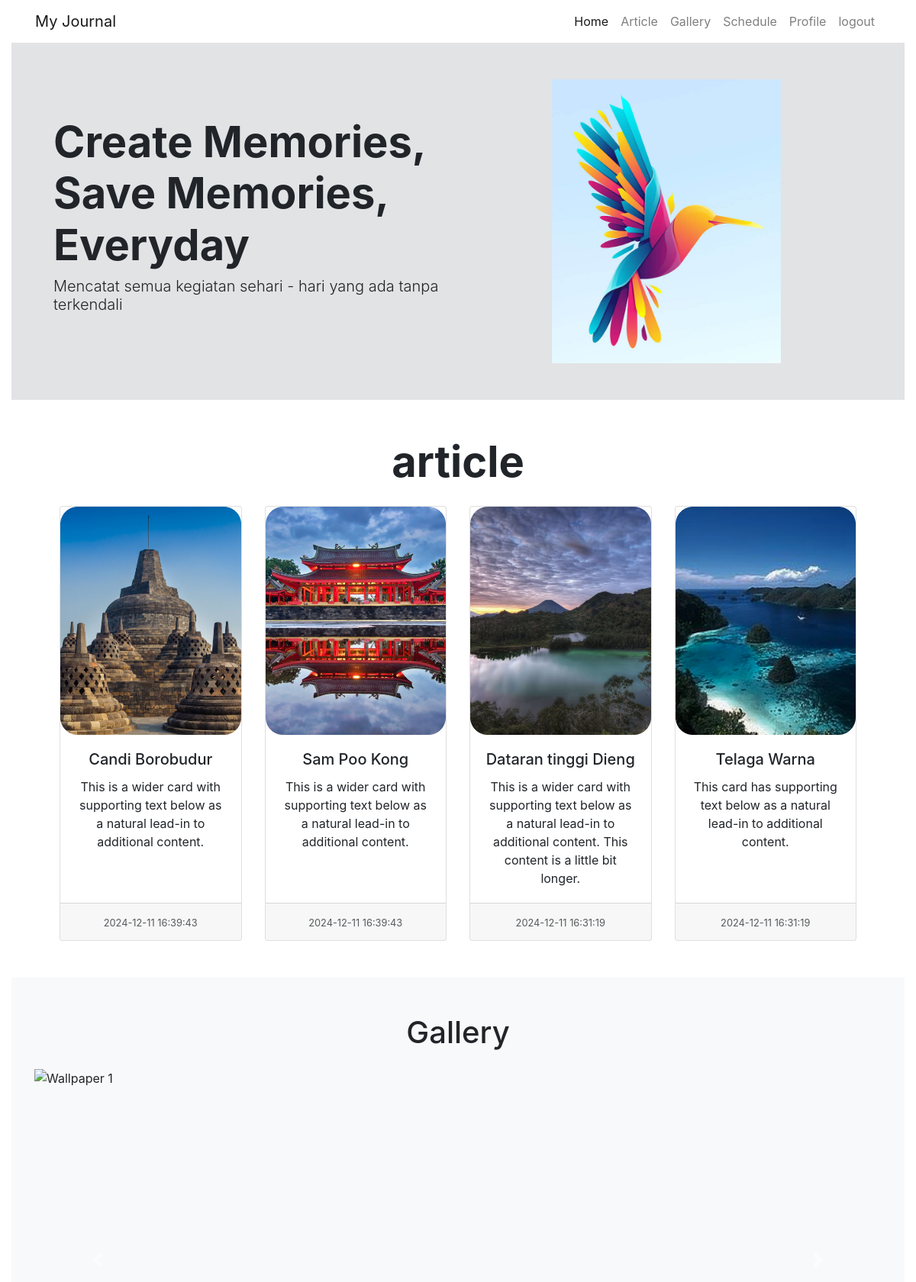
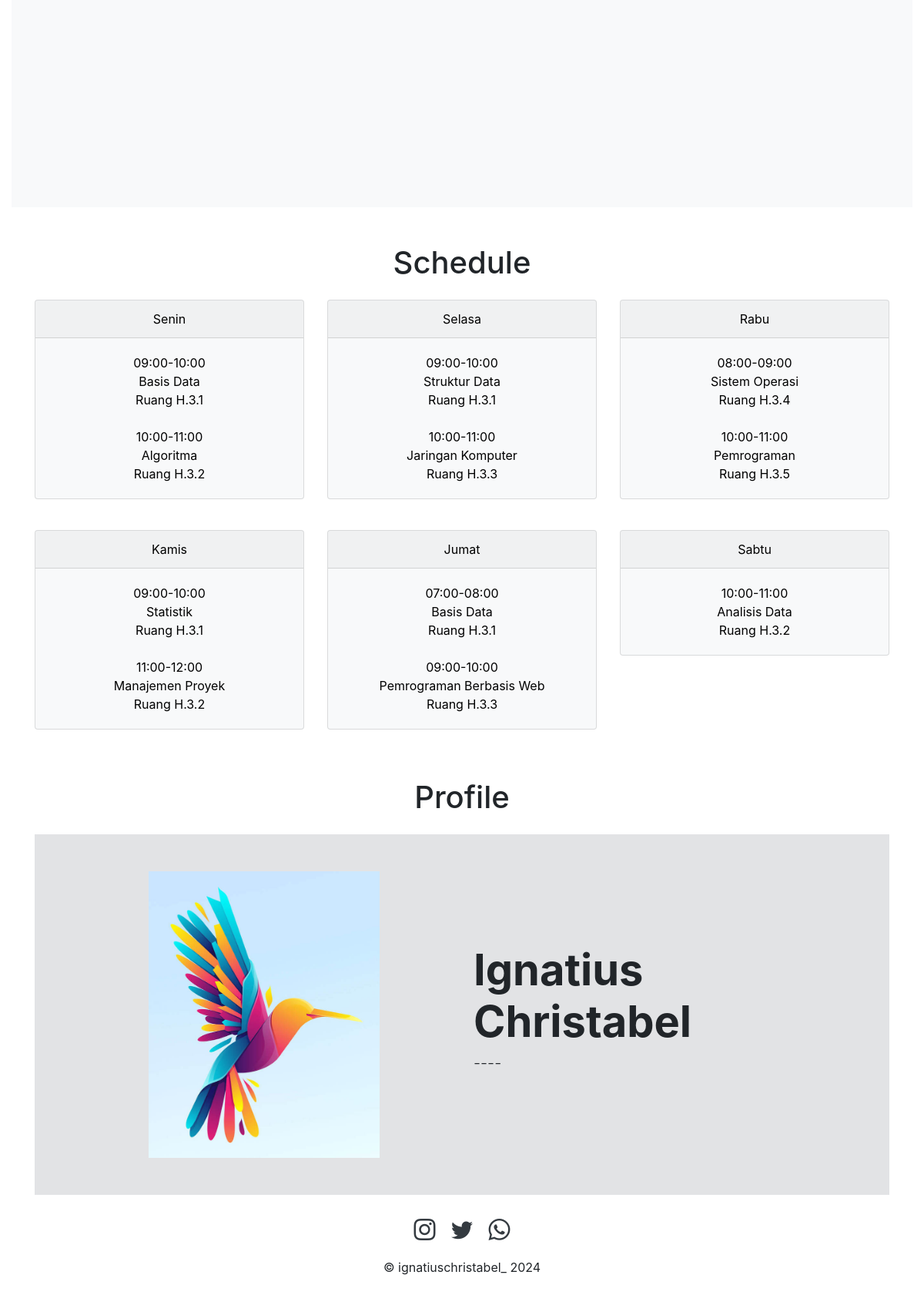
The page / on the database its author committed (2 pictures, top to bottom).
### tables this page shows
CREATE TABLE `article` (
  `id` int NOT NULL,
  `judul` text NOT NULL,
  `isi` text NOT NULL,
  `gambar` text NOT NULL,
  `tanggal` datetime NOT NULL,
  `username` varchar(50) NOT NULL
);

### index.php (the view, shortened to what this page needs)
<?php
include "connection.php";
?>
<!DOCTYPE html>
<html lang="en">
<head>
    <link href="https://cdn.jsdelivr.net/npm/bootstrap@5.3.3/dist/css/bootstrap.min.css" rel="stylesheet">
    <link rel="stylesheet" href="https://cdn.jsdelivr.net/npm/bootstrap-icons@1.11.3/font/bootstrap-icons.min.css">
    <link rel="stylesheet" href="https://cdn.jsdelivr.net/npm/bootstrap@4.0.0/dist/css/bootstrap.min.css">
</head>
<body>
    <div class="container-fluid">
        <nav class="navbar navbar-expand-lg navbar-light sticky-top">
            <div class="container">
                <a class="navbar-brand" href="index.html">My Journal</a>
                <div class="collapse navbar-collapse" id="navbarSupportedContent">
                    <ul class="navbar-nav ms-auto mb-2 mb-lg-0">
                        <li class="nav-item">
                            <a class="nav-link active" aria-current="page" href="#hero">Home</a>
                        </li>
                        <li class="nav-item">
                            <a class="nav-link" href="#article">Article</a>
                        </li>
                        <li class="nav-item">
                            <a class="nav-link" href="#gallery">Gallery</a>
                        </li>
                        <li class="nav-item">
                            <a class="nav-link" href="#schedule">Schedule</a>
                        </li>
                        <li class="nav-item">
                            <a class="nav-link" href="#profile">Profile</a>
                        </li>
                        <li class="nav-item">
                            <a class="nav-link" href="logout.php">logout</a>
                        </li>
                    </ul>
                </div>
            </div>
        </nav>
        <section id="hero" class="text-sm-start p-0">
            <div class="container-fluid bg-secondary-subtle p-3">
                <div class="row align-items-center p-2 mx-3 flex-sm-row-reverse">
                    <div class="col-12 col-sm-6 text-center">
                        <img src="./image/bird-thumbnail.jpg" class="img-fluid py-4" width="300" alt="hero-image">
                    </div>
                    <div class="col-12 col-sm-6">
                        <h1 class="fw-bold display-4">Create Memories, Save Memories, Everyday</h1>
                        <p class="lead display-6">Mencatat semua kegiatan sehari - hari yang ada tanpa terkendali</p>
                    </div>
                </div>
            </div>
        </section>
        <section id="article" class="text-center p-5">
            <div class="container">
                <h1 class="fw-bold display-4 pb-3">article</h1>
                <div class="row row-cols-1 row-cols-md-3 g-4 justify-content-center">
                    <?php
                    $sql = "SELECT * FROM article ORDER BY tanggal DESC";
                    $hasil = $conn->query($sql);
                    while ($row = $hasil->fetch_assoc()) {
                    ?>
                        <div class="col">
                            <div class="card h-100">
                                <img src="image/<?= $row["gambar"] ?>" class="card-img-top" alt="..." />
                                <div class="card-body">
                                    <h5 class="card-title"><?= $row["judul"] ?></h5>
                                    <p class="card-text">
                                        <?= $row["isi"] ?>
                                    </p>
                                </div>
                                <div class="card-footer">
                                    <small class="text-body-secondary">
                                        <?= $row["tanggal"] ?>
                                    </small>
                                </div>
                            </div>
                        </div>
                    <?php
                    }
                    ?>
                </div>
            </div>
        </section>
        <section id="gallery" class="py-5 bg-light">
            <div class="container">
                <h1 class="text-center mb-4">Gallery</h1>
                <div id="carouselExample" class="carousel slide">
                    <div class="carousel-inner">
                        <div class="carousel-item active">
                            <img src="image/Wallpaper 1.jpg" class="d-block w-100" height="500" alt="Wallpaper 1">
                        </div>
                    </div>
                    <button class="carousel-control-prev" type="button" data-bs-target="#carouselExample" data-bs-slide="prev">
                        <span class="carousel-control-prev-icon" aria-hidden="true"></span>
                    </button>
                    <button class="carousel-control-next" type="button" data-bs-target="#carouselExample" data-bs-slide="next">
                        <span class="carousel-control-next-icon" aria-hidden="true"></span>
                    </button>
                </div>
            </div>
        </section>
        <section id="schedule" class="py-5">
            <div class="container">
                <h1 class="text-center mb-4">Schedule</h1>
                <div class="row row-gap-4 text-center">
                    <div class="col-md-4">
                        <div class="card text-bg-light mb-3">
                            <div class="card-header">Senin</div>
                            <div class="card-body">
                                <p class="card-text">
                                    09:00-10:00 <br>
                                    Basis Data <br>
                                    Ruang H.3.1 <br><br>
                                    10:00-11:00 <br>
                                    Algoritma <br>
                                    Ruang H.3.2
                                </p>
                            </div>
                        </div>
                    </div>
                    <div class="col-md-4">
                        <div class="card text-bg-light mb-3">
                            <div class="card-header">Selasa</div>
                            <div class="card-body">
                                <p class="card-text">
                                    09:00-10:00 <br>
                                    Struktur Data <br>
                                    Ruang H.3.1 <br><br>
                                    10:00-11:00 <br>
                                    Jaringan Komputer <br>
                                    Ruang H.3.3
                                </p>
                            </div>
                        </div>
                    </div>
                    <div class="col-md-4">
                        <div class="card text-bg-light mb-3">
                            <div class="card-header">Rabu</div>
                            <div class="card-body">
                                <p class="card-text">
                                    08:00-09:00 <br>
                                    Sistem Operasi <br>
                                    Ruang H.3.4 <br><br>
                                    10:00-11:00 <br>
                                    Pemrograman <br>
                                    Ruang H.3.5
                                </p>
                            </div>
                        </div>
                    </div>
                    <div class="col-md-4">
                        <div class="card text-bg-light mb-3">
                            <div class="card-header">Kamis</div>
                            <div class="card-body">
                                <p class="card-text">
                                    09:00-10:00 <br>
                                    Statistik <br>
                                    Ruang H.3.1 <br><br>
                                    11:00-12:00 <br>
                                    Manajemen Proyek <br>
                                    Ruang H.3.2
                                </p>
                            </div>
                        </div>
                    </div>
                    <div class="col-md-4">
                        <div class="card text-bg-light mb-3">
                            <div class="card-header">Jumat</div>
                            <div class="card-body">
                                <p class="card-text">
                                    07:00-08:00 <br>
                                    Basis Data <br>
                                    Ruang H.3.1 <br><br>
                                    09:00-10:00 <br>
                                    Pemrograman Berbasis Web <br>
                                    Ruang H.3.3
                                </p>
                            </div>
                        </div>
                    </div>
                    <div class="col-md-4">
                        <div class="card text-bg-light mb-3">
                            <div class="card-header">Sabtu</div>
                            <div class="card-body">
                                <p class="card-text">
                                    10:00-11:00 <br>
                                    Analisis Data <br>
                                    Ruang H.3.2
                                </p>
                            </div>
                        </div>
                    </div>
                </div>
            </div>
        </section>
        <section id="profile">
            <div class="container">
                <h1 class="text-center mb-4">Profile</h1>
                <div class="container-fluid bg-secondary-subtle p-3">
                    <div class="row align-items-center p-2 mx-3">
                        <div class="col-12 col-sm-6 text-center">
                            <img src="./image/bird-thumbnail.jpg" class="img-fluid py-4 img-rounded-4" width="300" alt="hero-image">
                        </div>
                        <div class="col-12 col-sm-6">
                            <h1 class="fw-bold display-4">Ignatius Christabel</h1>
                            <p class="lead display-6">----</p>
                        </div>
                    </div>
                </div>
            </div>
        </section>
        <footer class="text-center py-4">
            <div class="mb-3">
                <a href="https://www.instagram.com/ignatiuschristabel_/" class="bi bi-instagram fs-3 text-dark me-3"></a>
                <a href="#" class="bi bi-twitter fs-3 text-dark me-3"></a>
                <a href="#" class="bi bi-whatsapp fs-3 text-dark"></a>
            </div>
            <div>&copy; ignatiuschristabel_ 2024</div>
        </footer>
    </div>
</body>
</html>

### rows shown on the page
article: gambar (picture), judul "Candi Borobudur", isi "This is a wider card with supporting text below as a natural lead-in to additional content.", tanggal "2024-12-11 16:39:43"
article: gambar (picture), judul "Sam Poo Kong", isi "This is a wider card with supporting text below as a natural lead-in to additional content.", tanggal "2024-12-11 16:39:43"
article: gambar (picture), judul "Dataran tinggi Dieng", isi "This is a wider card with supporting text below as a natural lead-in to additional content. This content is a little bit longer.", tanggal "2024-12-11 16:31:19"
article: gambar (picture), judul "Telaga Warna", isi "This card has supporting text below as a natural lead-in to additional content.", tanggal "2024-12-11 16:31:19"
